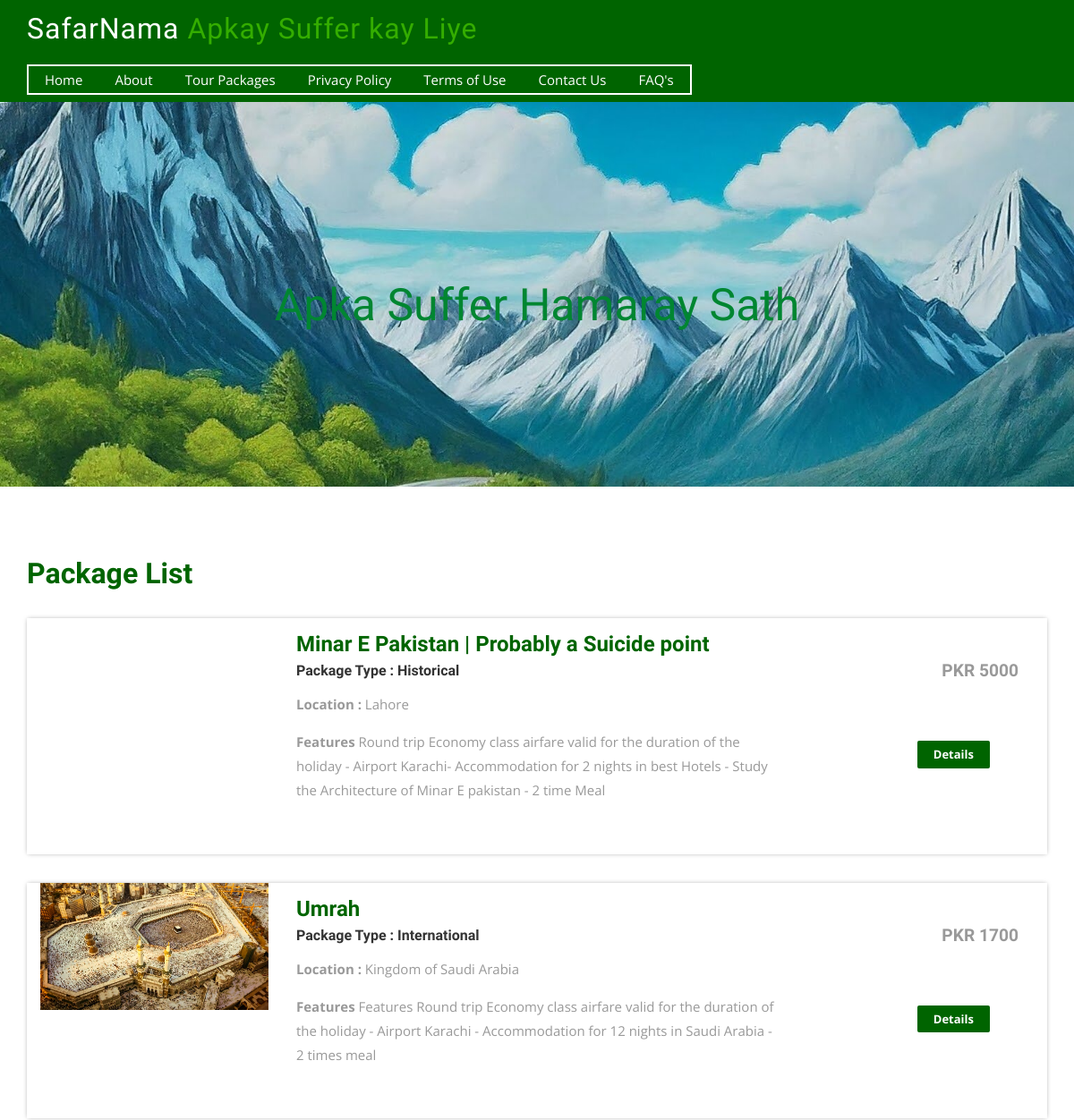
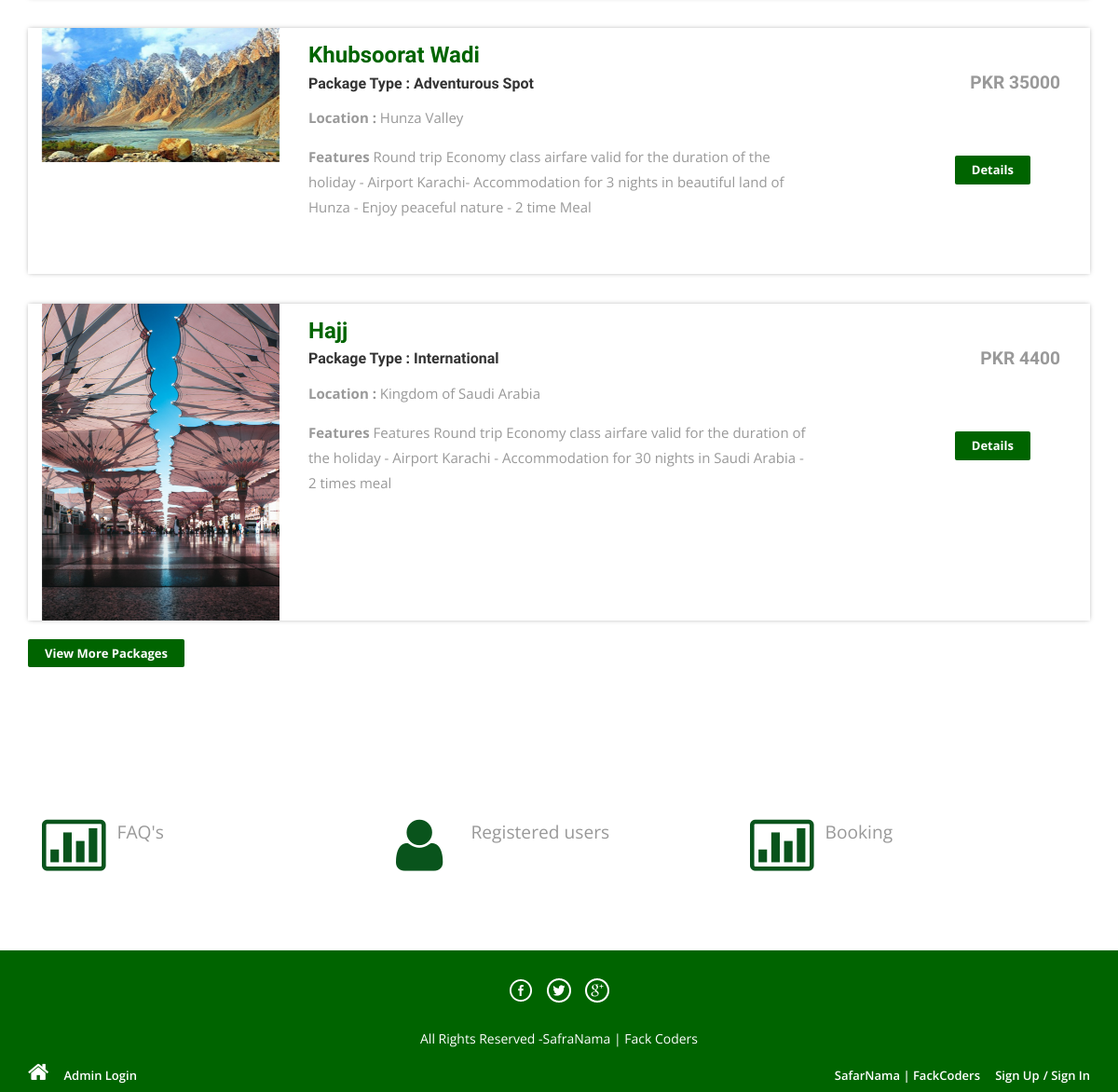
The page / on the database its author committed (2 pictures, top to bottom).
### tables this page shows
CREATE TABLE tbltourpackages (
  PackageId int(11) NOT NULL,
  PackageName varchar(200) DEFAULT NULL,
  PackageType varchar(150) DEFAULT NULL,
  PackageLocation varchar(100) DEFAULT NULL,
  PackagePrice int(11) DEFAULT NULL,
  PackageFetures varchar(255) DEFAULT NULL,
  PackageDetails mediumtext DEFAULT NULL,
  PackageImage varchar(100) DEFAULT NULL,
  Creationdate timestamp NULL DEFAULT current_timestamp(),
  UpdationDate timestamp NULL DEFAULT NULL ON UPDATE current_timestamp()
);

### index.php (the view, shortened to what this page needs)
<?php
include('includes/config.php');
?>
<!DOCTYPE HTML>
<html>
<head>
    <link href="css/bootstrap.css" rel='stylesheet' type='text/css' />
    <link href="css/style.css" rel='stylesheet' type='text/css' />
    <link href="css/font-awesome.css" rel="stylesheet">
    <link href="css/animate.css" rel="stylesheet" type="text/css" media="all">
</head>
<body>
    <?php include('includes/header.php');?>
    <div class="banner">
        <div class="container">
            <h1 class="wow zoomIn animated animated" data-wow-delay=".5s" style="visibility: visible; animation-delay: 0.5s; animation-name: zoomIn; color:#008631;"> Apka Suffer Hamaray Sath</h1>
        </div>
    </div>
<div class="container">
	<div class="holiday">
	<h3>Package List</h3>
<?php $sql = "SELECT * from tbltourpackages order by rand() limit 4";
$query = $dbh->prepare($sql);
$query->execute();
$results=$query->fetchAll(PDO::FETCH_OBJ);
if($query->rowCount() > 0)
{
foreach($results as $result)
{	?>
			<div class="rom-btm">
				<div class="col-md-3 room-left wow fadeInLeft animated" data-wow-delay=".5s">
					<img src="admin/pacakgeimages/<?php echo htmlentities($result->PackageImage);?>" class="img-responsive" alt="">
				</div>
				<div class="col-md-6 room-midle wow fadeInUp animated" data-wow-delay=".5s">
					<div class="package">
						<h4><?php echo htmlentities($result->PackageName);?></h4>
					</div>
					<h6>Package Type : <?php echo htmlentities($result->PackageType);?></h6>
					<p><b>Location :</b> <?php echo htmlentities($result->PackageLocation);?></p>
					<p><b>Features</b> <?php echo htmlentities($result->PackageFetures);?></p>
				</div>
				<div class="col-md-3 room-right wow fadeInLeft animated" data-wow-delay=".5s">
					<h5>PKR <?php echo htmlentities($result->PackagePrice);?></h5>
					<div class="button room-right wow bounce animated" data-wow-delay=".5s">
					<a  href="package-details.php?pkgid=<?php echo htmlentities($result->PackageId);?>" class="view">Details</a>
					</div>
				</div>
				<div class="clearfix"></div>
			</div>
<?php }} ?>
<div class="button"><a href="package-list.php" class="view">View More Packages</a></div>
</div>
	</div>
<div class="routes">
	<div class="container">
		<div class="col-md-4 routes-left wow fadeInRight animated" data-wow-delay=".5s">
			<div class="rou-left">
				<a href="#"><i class="fa fa-ticket"></i></a>
			</div>
			<div class="rou-rgt wow fadeInDown animated" data-wow-delay=".5s">
				<p>FAQ's</p>
			</div>
				<div class="clearfix"></div>
		</div>
		<div class="col-md-4 routes-left">
			<div class="rou-left">
				<a href="#"><i class="fa fa-user"></i></a>
			</div>
			<div class="rou-rgt">
				<p>Registered users</p>
			</div>
				<div class="clearfix"></div>
		</div>
		<div class="col-md-4 routes-left wow fadeInRight animated" data-wow-delay=".5s">
			<div class="rou-left">
				<a href="#"><i class="fa fa-ticket"></i></a>
			</div>
			<div class="rou-rgt">
				<p>Booking</p>
			</div>
				<div class="clearfix"></div>
		</div>
		<div class="clearfix"></div>
	</div>
</div>
<?php include('includes/footer.php');?>
<div class="top-header">
	<div class="container">
		<ul class="tp-hd-lft wow fadeInLeft animated" data-wow-delay=".5s">
			<li class="hm"><a href="index.php"><i class="fa fa-home"></i></a></li>
				<li class="hm"><a href="admin/index.php">Admin Login</a></li>
		</ul>
		<ul class="tp-hd-rgt wow fadeInRight animated" data-wow-delay=".5s">
			<li class="tol">SafarNama | FackCoders</li>
			<li class="sig"><a href="#" data-toggle="modal" data-target="#myModal" >Sign Up</a></li>
			<li class="sigi"><a href="#" data-toggle="modal" data-target="#myModal4" >/ Sign In</a></li>
        </ul>
		<div class="clearfix"></div>
	</div>
</div>
</body>
</html>

### css/style.css (style rules this page uses)
html, body { font-size: 100%; background: #fff; font-family: 'Open Sans', sans-serif; }
body a,.grid_1,plan_1,plan_1.one,plan_1.two,i.icon1, i.icon2, i.icon3, i.icon4, i.icon5, i.icon6 { transition:0.5s all; -webkit-transition:0.5s all; -moz-transition:0.5s all; -o-transition:0.5s all; -ms-transition:0.5s all; }
h1,h2,h3,h4,h5,h6 { margin:0; font-family: 'Roboto Condensed', sans-serif; }
p { margin:0; }
ul { margin:0; padding:0; }
i.fa.fa-home { font-size: 24px; }
.top-header { background-color: #035203 ; border-bottom: 0 none; height: 36px; line-height: 35px; }
ul.tp-hd-lft { float: left; }
ul.tp-hd-lft li { display: inline-block; }
li.hm,li.prnt { margin-right: 12px; }
ul.tp-hd-lft a { font-size: 13px; font-weight: 600; color:#fff; }
ul.tp-hd-rgt { float:right; }
ul.tp-hd-rgt li { display: inline-block; font-size: 13px; font-weight: 600; color:#fff; }
ul.tp-hd-rgt a { font-size: 13px; font-weight: 600; color:#fff; }
li.ned,li.wrt,li.tol { margin-right: 12px; }
.banner { background: url(../images/3.jpg)no-repeat; background-size: cover; -webkit-background-size: cover; -o-background-size: cover; -ms-background-size: cover; -moz-background-size: cover; min-height: 430px; }
.banner h1 { font-size: 50px; margin-bottom: 40px; padding: 4em 0 0; text-align: center; color: #ffffff; }
.routes { padding: 5em 0; }
.rou-left { float: left; width: 23%; }
.rou-rgt { float: left; width: 70%; }
i.fa.fa-truck,i.fa.fa-user,i.fa.fa-ticket { font-size: 4em; color:#09541c; }
.routes p { font-size: 1.2em; color: #999; line-height: 1.8em; }
.holiday { padding: 5em 0; }
.holiday h3 { font-size: 2em; font-weight: 700; color: #34ad00; }
.holiday p { font-size: 1.2em; line-height: 1.8em; margin: 1em 0; color: #999; }
a.view { padding: 6px 18px; font-weight: 700; color: #fff; background-color: #34ad00; border: 0; font-size: 13px; border-radius: 2px; -webkit-transition: all .2s; -moz-transition: all .2s; transition: all .2s; margin-top: 20px; display: inline-block; }
.rom-btm { margin-top: 2em; box-shadow: 0px 0px 5px -1px rgba(0, 0, 0, 0.37); }
.rom-btm h4 { font-size: 1.5em; font-weight: 700; color: #34ad00; }
.rom-btm p { font-size: 15px; color: #999; }
.rom-btm h6 { font-size: 1em; font-weight: 700; margin: 0.5em 0; }
.room-right { text-align: right; padding: 3em 2em; }
.room-midle { padding: 1em; }
.rom-btm h5 { font-size: 1.2em; font-weight: 700; color: #999; }

### index.php (style rules this page uses)
.banner { background-color: rgba(0, 0, 0, 0.5); }
.banner h1 { color: #fff; }
.top-header { background-color: #006400; color: #fff; }
li > a { color: #fff; }
.holiday h3 { color: #006400; }
.package h4 { color: #006400; }
.button a { background-color: #006400; color: #fff; }

### rows shown on the page
tbltourpackages: PackageName "Minar E Pakistan | Probably a Suicide point", PackageType "Historical", PackageLocation "Lahore", PackageFetures "Round trip Economy class airfare valid for the duration of the holiday - Airport Karachi- Accommodation for 2 nights in best Hotels - Study the Architecture of Minar E pakistan - 2 time Meal", PackagePrice "5000"
tbltourpackages: PackageImage (picture), PackageName "Umrah", PackageType "International", PackageLocation "Kingdom of Saudi Arabia", PackageFetures "Features Round trip Economy class airfare valid for the duration of the holiday - Airport Karachi - Accommodation for 12 nights in Saudi Arabia - 2 times meal", PackagePrice "1700"
tbltourpackages: PackageImage (picture), PackageName "Khubsoorat Wadi", PackageType "Adventurous Spot", PackageLocation "Hunza Valley", PackageFetures "Round trip Economy class airfare valid for the duration of the holiday - Airport Karachi- Accommodation for 3 nights in beautiful land of Hunza - Enjoy peaceful nature - 2 time Meal", PackagePrice "35000"
tbltourpackages: PackageImage (picture), PackageName "Hajj", PackageType "International", PackageLocation "Kingdom of Saudi Arabia", PackageFetures "Features Round trip Economy class airfare valid for the duration of the holiday - Airport Karachi - Accommodation for 30 nights in Saudi Arabia - 2 times meal", PackagePrice "4400"
